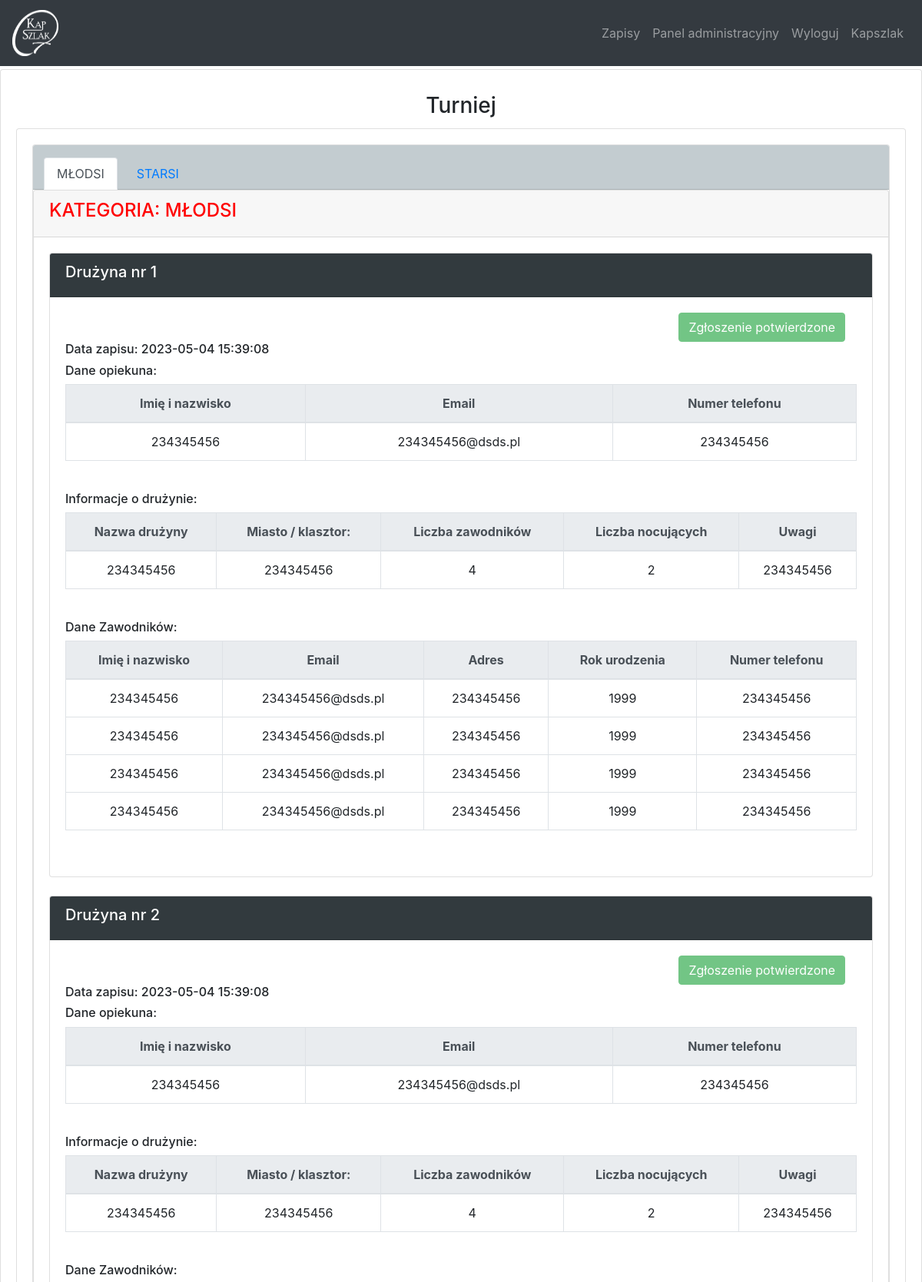
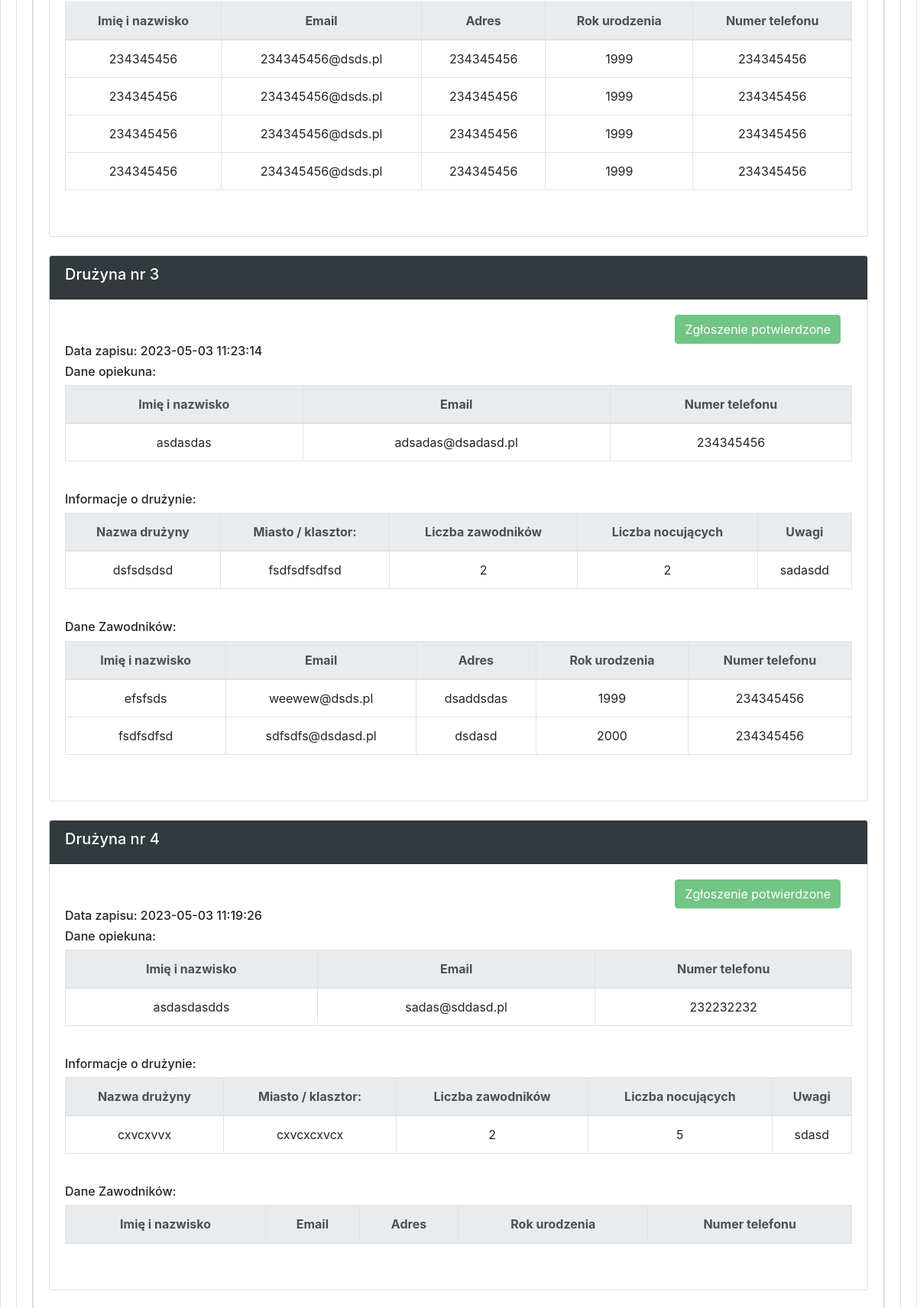
The page /dashboard/eventview?event_id=3 (signed in, upper part) on the database its author committed (2 pictures, top to bottom).
### website/models.py (models this page shows)
class Events(db.Model):
    id = db.Column(db.Integer, primary_key=True)
    year_id = db.Column(db.Integer, db.ForeignKey('year.id'))
    signup = db.relationship('Signup', backref='events')
    name = db.Column(db.String(300))
    date  = db.Column(db.Date)
    temp_id = db.Column(db.Integer)
    is_active = db.Column(db.Boolean, default=True, nullable=False)
    mail_temp = db.Column(db.String(1000))

class Signup(db.Model):
    id = db.Column(db.Integer, primary_key=True)
    event_id = db.Column(db.Integer, db.ForeignKey('events.id'))
    date  = db.Column(db.DateTime)
    person = db.relationship('Person', backref='signup')
    basic = db.relationship('Basic', backref='signup')
    winter = db.relationship('Winter', backref='signup')
    turnament = db.relationship('Turnament', backref='signup')
    older = db.relationship('Older', backref='signup')

class Person(db.Model):
    id = db.Column(db.Integer, primary_key=True)
    signup_id = db.Column(db.Integer, db.ForeignKey('signup.id'))
    is_verified = db.Column(db.Boolean, default=False)
    is_contact = db.Column(db.Boolean, default=True)
    name = db.Column(db.String(300))
    email = db.Column(db.String(300))
    adress = db.Column(db.String(300))
    year = db.Column(db.Integer)
    telNum = db.Column(db.Integer)
    selectSize = db.Column(db.String(10))
    weight = db.Column(db.Integer)
    height = db.Column(db.Integer)

class Turnament(db.Model):
    id = db.Column(db.Integer, primary_key=True)
    signup_id = db.Column(db.Integer, db.ForeignKey('signup.id'))
    ageCat = db.Column(db.String(300))
    teamName = db.Column(db.String(300))
    teamFrom = db.Column(db.String(300))
    teamNum = db.Column(db.Integer)
    peopleNum = db.Column(db.Integer)
    say = db.Column(db.String(300))

### website/views.py (the view)
@views.route('/dashboard/eventview', methods=['GET', 'POST'])
@login_required
def event_view():
    event_id = request.args.get('event_id', None)
    event = Events.query.get(int(event_id))
    if event:
        sn_lst = event.signup
        sn_lst = sorted(sn_lst, key=lambda signup: signup.id, reverse=True)
        dic = get_sumup(event.id, sn_lst)
        if event.temp_id != 3:
            return render_template('event_view.html', event=event, sn_lst=sn_lst, user=current_user, dic=dic)
        else:
            lst_young = []
            lst_old = []
            for signup in event.signup:
                for turn in signup.turnament:
                    if turn.ageCat == 'Do 14 roku życia (drużyna składa się z 6 osób + bramkarz)':
                        lst_young.append(signup)
                    else:
                        lst_old.append(signup)
            lst_young = sorted(lst_young, key=lambda signup: signup.id, reverse=True)
            lst_old = sorted(lst_old, key=lambda signup: signup.id, reverse=True)
            return render_template('event_view.html', event=event, lst_young=lst_young, lst_old=lst_old, user=current_user)
    else:
        flash('Operacja nie jest dostepna', category='error')
        return redirect(url_for('views.dashboard'))

### modules/servis_html.py (called while the page is built, shortened)
def get_sumup(event_id, lst):
	dic = {}
	dic['num_signup'] = len(lst)
	dic['num_active'] = 0
	dic['xs'] = 0
	dic['s'] = 0
	dic['m'] = 0
	dic['l'] = 0
	dic['xl'] = 0
	dic['xxl'] = 0
	dic['n_skiEver'] = 0
	dic['n_skiInst'] = 0
	dic['n_isLent'] = 0
	dic['discount'] = 0
	dic['normal'] = 0
	dic['narty'] = 0
	dic['buty'] = 0
	dic['deska'] = 0
	dic['kask'] = 0
	dic['kijki'] = 0
	dic['gogle'] = 0
	for signup in lst:
		for member in signup.person:
			if member.is_verified:
				dic['num_active'] += 1
	return dic

### website/templates/event_view.html (shortened to what this page needs)
{% extends "base.html" %}
{% block content %}
<div class="card">
		    <div class="card-body">
		    	<h3 class="card-title" align="center">{{ event.name }}</h3>
		    	<div class="card">
		    		<div class="card-body">
		    		{% if event.temp_id == 1 %}
			    		{% include 'signup_view/ev1.html' %}
			    	{% elif event.temp_id == 2 %}
			    		{% include 'signup_view/ev2.html' %}
			    	{% elif event.temp_id == 3 %}
			    		{% include 'signup_view/ev3.html' %}
			    	{% elif event.temp_id == 4 %}
			    		{% include 'signup_view/ev4.html' %}
			    	{% elif event.temp_id == 5 %}
			    		{% include 'signup_view/ev5.html' %}
			    	{% elif event.temp_id == 6 %}
			    		{% include 'signup_view/ev6.html' %}
			    	{% endif %}
		    		</div>
		</div>
	</div>
{% endblock %}

### website/templates/signup_view/ev3.html (shortened to what this page needs)
<div class="card">
<div class="card-header" style="background-color:   #c3ccd0">
    <ul class="nav nav-tabs card-header-tabs">
      <li class="nav-item">
        <a class="nav-link active" href="#young">MŁODSI</a>
      </li>
      <li class="nav-item">
        <a class="nav-link" href="#old">STARSI</a>
      </li>
    </ul>
  </div>
{% if lst_young %}
<div class="card">
    <div class="card-header">
<a name="young"><h4><font color="red">KATEGORIA: MŁODSI</font></h4></a>
</div>
<div class="card-body">
{% for signup in lst_young %}
<div class="card">
    <div class="card-header" style="background-color: #323a3e">
<h5><font color="white">Drużyna nr {{ loop.index }}</font></h5>
</div>
    {% for item in signup.person %}
    {% if item.is_contact %}
    <div class="card-body">
      <div class="col-md-12 text-right">
        {% if not item.is_verified %}
        <a href="/signup-verified?event_id={{ event.id }}&person_id={{ item.id }}"><button type="button" class="btn btn-danger">Potwierdź zapis</button></a>
        {% else %}
        <button type="button" class="btn btn-success" disabled>Zgłoszenie potwierdzone</button>
        {% endif %}
      </div>
<h6>Data zapisu: {{ signup.date }}</h6>
<h6>Dane opiekuna:</h6>
<table class="table table-bordered">
                          <thead class="thead-light" align="center">
                            <tr>
                              <th scope="col">Imię i nazwisko</th>
                              <th scope="col">Email</th>
                              <th scope="col">Numer telefonu</th>
                            </tr>
                          </thead>
                          <tbody align="center">
                            <tr>
                              <td>{{ item.name }}</td>
                              <td>{{ item.email }}</td>
                              <td>{{ item.telNum }}</td>
                            </tr>
                          </tbody>
                        </table>
                      {% endif %}
               {% endfor %}
               <br>
{% for item in signup.turnament %}
    <h6>Informacje o drużynie:</h6>
<table class="table table-bordered">
                          <thead class="thead-light" align="center">
                            <tr>
                              <th scope="col">Nazwa drużyny</th>
                              <th scope="col">Miasto / klasztor:</th>
                              <th scope="col">Liczba zawodników</th>
                              <th scope="col">Liczba nocujących</th>
                              <th scope="col">Uwagi</th>
                            </tr>
                          </thead>
                          <tbody align="center">
                            <tr>
                              <td>{{ item.teamName }}</td>
                              <td>{{ item.teamFrom }}</td>
                              <td>{{ item.teamNum }}</td>
                              <td>{{ item.peopleNum }}</td>
                              <td>{{ item.say }}</td>
                            </tr>
                          </tbody>
                        </table>
                        {% endfor %}
                         <br>
<h6>Dane Zawodników:</h6>
<table class="table table-bordered">
                          <thead class="thead-light" align="center">
                            <tr>
                              <th scope="col">Imię i nazwisko</th>
                              <th scope="col">Email</th>
                              <th scope="col">Adres</th>
                              <th scope="col">Rok urodzenia</th>
                              <th scope="col">Numer telefonu</th>
                            </tr>
                          </thead>
                          <tbody align="center">
                            {% for item in signup.person %}
                              {% if not item.is_contact %}
                            <tr>
                              <td>{{ item.name }}</td>
                              <td>{{ item.email }}</td>
                              <td>{{ item.adress }}</td>
                              <td>{{ item.year }}</td>
                              <td>{{ item.telNum }}</td>
                            </tr>
                           {% endif %}
                        {% endfor %}
                          </tbody>
                        </table>
               <br>
             </div>
           </div><br>
               {% endfor %}
             </div>
             </div>
             <br>
             {% endif %}
    </div>
  </div>

### website/static/css/style.css (style rules this page uses)
li { margin: 4px; }
h3 { margin-top: 10px; }
table, th, td { border: 1px solid black; border-collapse: collapse; }

### rows shown on the page
Events: name "Turniej"
Signup: date "2023-05-04 15:39:08"
Person: is_verified "Zgłoszenie potwierdzone", name "234345456", email "234345456@dsds.pl", telNum "234345456"
Turnament: teamName "234345456", teamFrom "234345456", teamNum "4", peopleNum "2", say "234345456"
Person: name "234345456", email "234345456@dsds.pl", adress "234345456", year "1999", telNum "234345456"
Person: name "234345456", email "234345456@dsds.pl", adress "234345456", year "1999", telNum "234345456"
Person: name "234345456", email "234345456@dsds.pl", adress "234345456", year "1999", telNum "234345456"
Person: name "234345456", email "234345456@dsds.pl", adress "234345456", year "1999", telNum "234345456"
Signup: date "2023-05-04 15:39:08"
Person: is_verified "Zgłoszenie potwierdzone", name "234345456", email "234345456@dsds.pl", telNum "234345456"
Turnament: teamName "234345456", teamFrom "234345456", teamNum "4", peopleNum "2", say "234345456"
Person: name "234345456", email "234345456@dsds.pl", adress "234345456", year "1999", telNum "234345456"
Person: name "234345456", email "234345456@dsds.pl", adress "234345456", year "1999", telNum "234345456"
Person: name "234345456", email "234345456@dsds.pl", adress "234345456", year "1999", telNum "234345456"
Person: name "234345456", email "234345456@dsds.pl", adress "234345456", year "1999", telNum "234345456"
Signup: date "2023-05-03 11:23:14"
Person: is_verified "Zgłoszenie potwierdzone", name "asdasdas", email "adsadas@dsadasd.pl", telNum "234345456"
Turnament: teamName "dsfsdsdsd", teamFrom "fsdfsdfsdfsd", teamNum "2", peopleNum "2", say "sadasdd"
Person: name "efsfsds", email "weewew@dsds.pl", adress "dsaddsdas", year "1999", telNum "234345456"
Person: name "fsdfsdfsd", email "sdfsdfs@dsdasd.pl", adress "dsdasd", year "2000", telNum "234345456"
Signup: date "2023-05-03 11:19:26"
Person: is_verified "Zgłoszenie potwierdzone", name "asdasdasdds", email "sadas@sddasd.pl", telNum "232232232"
Turnament: teamName "cxvcxvvx", teamFrom "cxvcxcxvcx", teamNum "2", peopleNum "5", say "sdasd"
